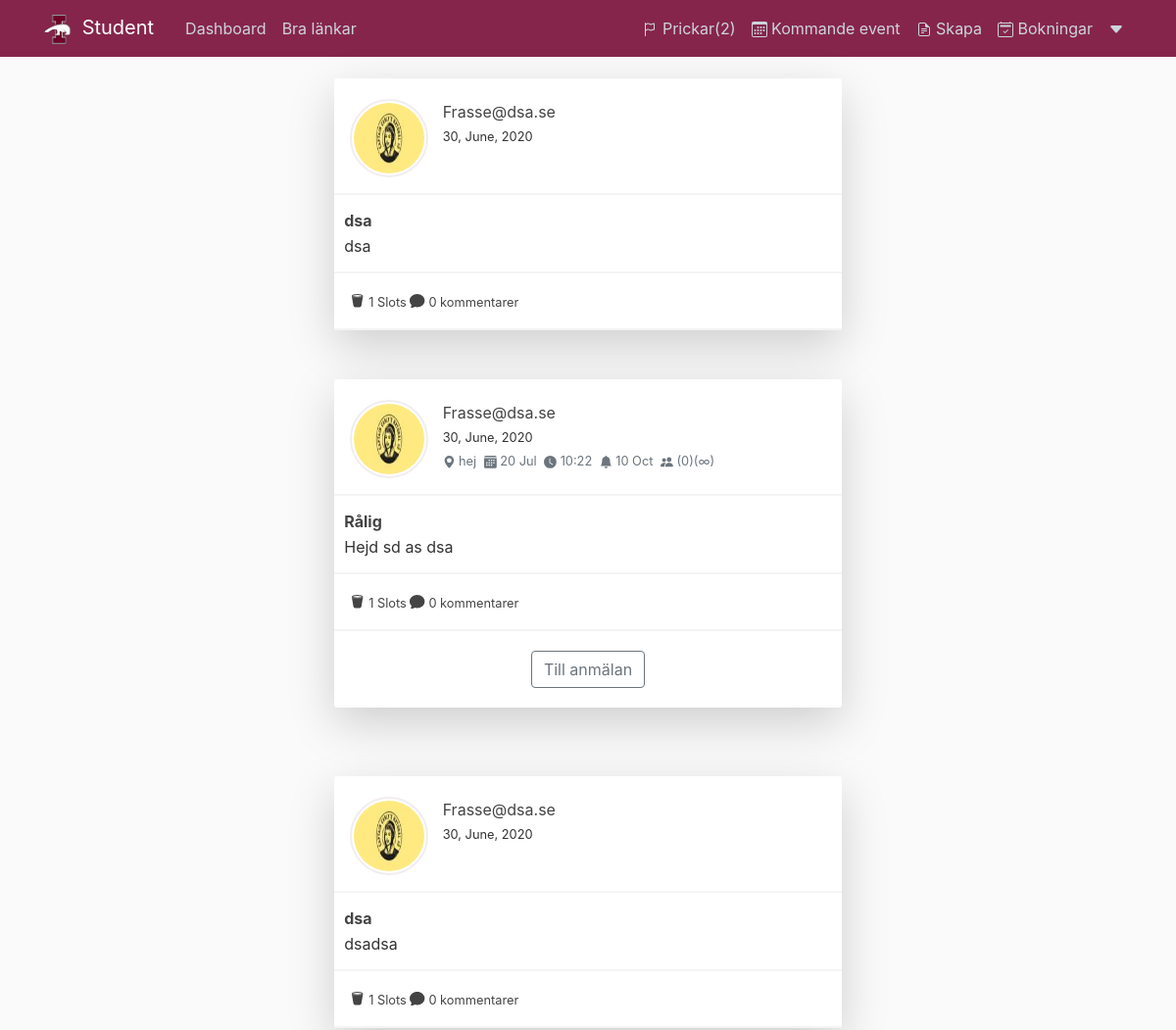
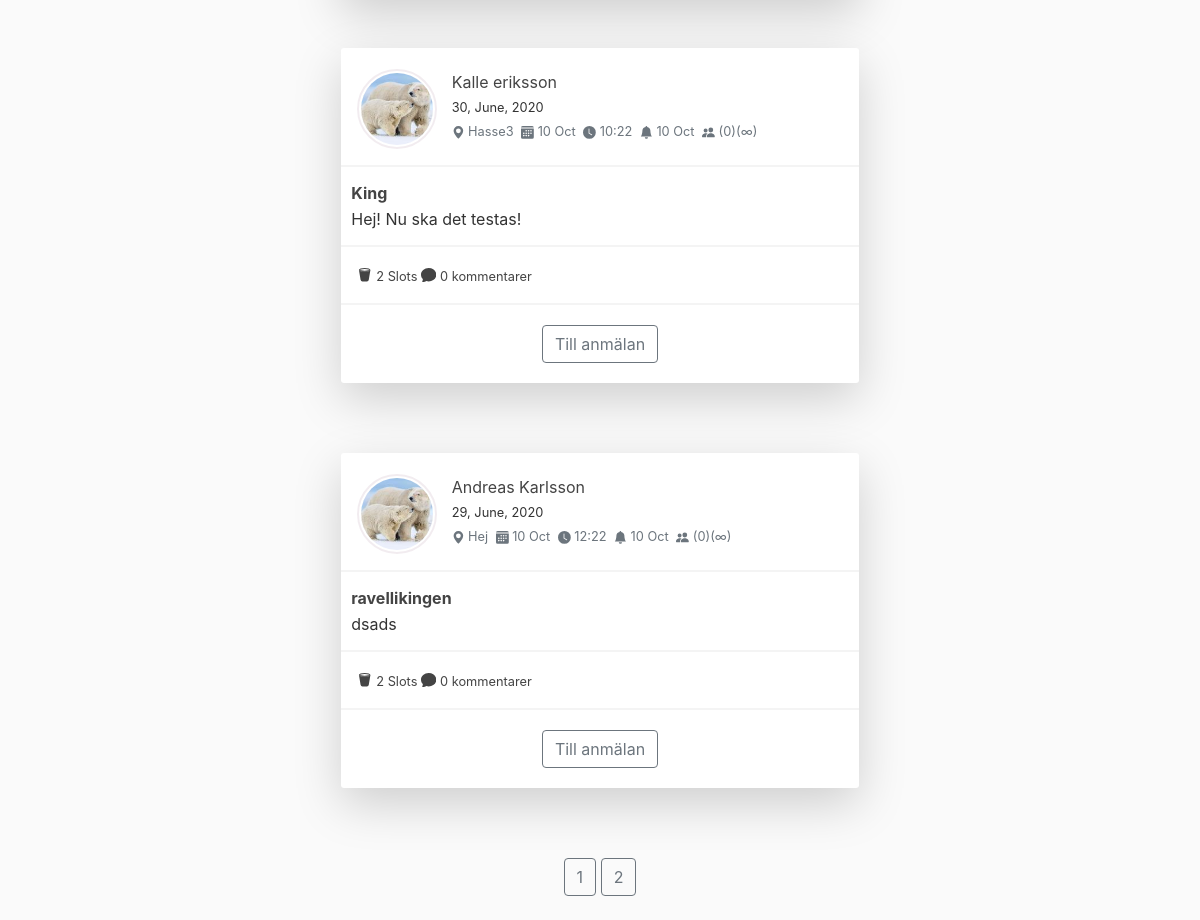
The app's page /home?page=2 (signed in) with its own data (2 pictures, top to bottom).
### application/models.py (models this page shows, shortened)
class User_info(db.Model):
    id = db.Column(db.Integer,primary_key=True)
    user_id = db.Column(db.Integer, db.ForeignKey('user.id'))
    user_type = db.Column(db.String(), unique=False, default="student")
    food_preference = db.Column(db.String(), unique=False, default=None)
    gender = db.Column(db.String(), unique=False, default=None)
    warnings = db.Column(db.Integer(), unique=False, default=0)
    semester = db.Column(db.Integer(), unique=False, nullable=False)

class Post(db.Model):
    id = db.Column(db.Integer, primary_key=True)
    title = db.Column(db.String(), nullable=True, default=None)
    date_posted = db.Column(db.DateTime, nullable=False, default=datetime.utcnow)
    content = db.Column(db.Text,nullable=False)
    image_file = db.Column(db.String(), unique=False, default=None)
    youtube = db.Column(db.String(), nullable=True, default=None)
    user_id = db.Column(db.Integer, db.ForeignKey('user.id'), nullable=False)
    event_id = db.Column(db.Integer, db.ForeignKey('event.id'), nullable=True)
    replies = db.relationship('Reply', backref='post', lazy=True)
    likes = db.relationship('Like', backref='post', lazy=True)
    get_event = db.relationship('Event', backref='post', lazy=True)

class User(UserMixin, db.Model):
    id = db.Column(db.Integer(), primary_key=True)
    username = db.Column(db.String(30), unique=False, nullable=False)
    email = db.Column(db.String(), unique=True, nullable=False)
    password = db.Column(db.String(), unique=False, nullable=False)
    image_file = db.Column(db.String(), default='default.jpg')
    user_info = db.relationship('User_info', backref='info')
    posts = db.relationship('Post', backref='author', lazy=True)
    attenindingevent = db.relationship('AttendingEvent', backref='user', lazy=True)
    replies = db.relationship('Reply', backref='user', lazy='dynamic')

class Event(db.Model):
    id = db.Column(db.Integer(), primary_key=True)
    event_name = db.Column(db.String())
    location = db.Column(db.String(), nullable=True, unique=False)
    event_date = db.Column(db.DateTime(), nullable=True, default=datetime.utcnow)
    event_time = db.Column(db.String(), nullable=True)
    last_registration = db.Column(db.DateTime, nullable=False, default=datetime.utcnow)
    max_participants = db.Column(db.Integer,unique=False, default=0)
    posts = db.relationship('Post', backref='event', lazy=True)
    attending = db.relationship('AttendingEvent', backref='event', lazy=True)

### application/posts/routes.py (the view)
@posts.route('/homepage', methods=['GET','POST'])
@posts.route('/', methods=['GET','POST'])
@posts.route('/home', methods=['GET','POST'])
@login_required
def home():
    page = request.args.get('page',1, type=int)
    posts = Post.query.order_by(Post.date_posted.desc()).paginate(page=page, per_page=8)
    user_info = User_info.query.filter_by(id=current_user.id).first()
    get_warnings = AttendingEvent.query.filter(AttendingEvent.warning=='warning').filter(AttendingEvent.user_id==current_user.id).all()
    user_warning = []
    for warning in get_warnings:
        event = Post.query.filter(Post.event_id==warning.event_id).first()
        user_warning.append(event)
    return render_template('homepage.html', posts=posts, current_user=current_user, user_info=user_info, user_warning=user_warning)

### application/models.py (called while the page is built)
@login_manager.user_loader
def load_user(user_id):
    return User.query.get(int(user_id))

### application/templates/homepage.html (shortened to what this page needs)
{% extends "layout.html" %}
{% block content %}
    {% for post in posts.items %}
    <link rel="stylesheet" type="text/css" href="{{url_for('static', filename='test.css')}}">
<section class="hero ">
    <div class="container ">
        <div class="row justify-content-center">
            <div class="col-lg-9">
                <div class="cardbox shadow-lg bg-white">
                    <div class="cardbox-heading">
                        <div class="media m-0">
                            <div class="d-flex mr-2">
                                <a href=""><img class="img-fluid rounded-circle" src="{{ url_for('static', filename='profile_pics/' + post.author.image_file) }}" alt="User"></a>
                            </div>
                            <div class="media-body">
                              <a class="article-title" href="{{url_for('posts.user_posts', id=post.author.id)}}">{{ post.author.username }}</a>
                                <small> {{ post.date_posted.strftime('%d, %B, %Y')  }}</span></small>
                                {% if post.event_id !=None %}
                                    <small class="text-muted mr-1"><svg class="bi bi-geo-alt" width="1em" height="1em" viewBox="0 0 16 16" fill="currentColor" xmlns="http://www.w3.org/2000/svg">
                                    <path fill-rule="evenodd" d="M8 16s6-5.686 6-10A6 6 0 002 6c0 4.314 6 10 6 10zm0-7a3 3 0 100-6 3 3 0 000 6z" clip-rule="evenodd"/>
                                </svg>
                                {{ post.event.location }}
                                </small>
                                <small class="text-muted mr-1">
                                {{ post.event.event_date.strftime( '%d %b') }}
                                </small>
                                <small class="text-muted mr-1">
                                    <svg class="bi bi-clock-fill" width="1em" height="1em" viewBox="0 0 16 16" fill="currentColor" xmlns="http://www.w3.org/2000/svg">
                                    <path fill-rule="evenodd" d="M16 8A8 8 0 110 8a8 8 0 0116 0zM8 3.5a.5.5 0 00-1 0V9a.5.5 0 00.252.434l3.5 2a.5.5 0 00.496-.868L8 8.71V3.5z" clip-rule="evenodd"/>
                                    </svg>
                                    {{ post.event.event_time }}
                                </small>
                                <small class="text-muted mr-1">
                                    <svg class="bi bi-bell-fill" width="1em" height="1em" viewBox="0 0 16 16" fill="currentColor" xmlns="http://www.w3.org/2000/svg">
                                    <path d="M8 16a2 2 0 002-2H6a2 2 0 002 2zm.995-14.901a1 1 0 10-1.99 0A5.002 5.002 0 003 6c0 1.098-.5 6-2 7h14c-1.5-1-2-5.902-2-7 0-2.42-1.72-4.44-4.005-4.901z"/>
                                    </svg>
                                    {{ post.event.last_registration.strftime('%d %b') }}
                                </small>
                                <small class="text-muted mr-1">
                                ({{ post.event.attendingevent|length }}){% if post.event.max_participants==0  %}(∞){% else %}({{ post.event.max_participants }}) {% endif %}
                                </small>
                                {% endif %}
                            </div>
                        </div>
                    </div>
                    <div class="cardbox-title">
                      <b> <a class="article-title" href="{{ url_for('posts.post', post_id=post.id) }}">{{ post.title }}</a></b>
                      </div>
                      <div class="cardbox-content">
                        <a>{{ post.content | truncate(350) | safe }}</a>
                    </div>
                    <div class="cardbox-item">
                    <div class="cardbox-base">
                      <small class="text-muted mr-1">
                        <a class="article-title" href="{{ url_for('posts.like_post', post_id=post.id) }}">
                             {{ post.likes|length }} Slots   {{ like }} </a>
                          <a class="article-title" href="{{ url_for('posts.post', post_id=post.id) }}">
                             {{ post.replies|length }} kommentarer {{ posts.Like }}</a>
                      </small>
                    </div>
                    {% if post.event_id !=None %}
                <div class="text-center">
                  <div class="cardbox-attending">
                  <article>
                    <a class="cardbox-attending btn btn-outline-secondary" href="{{ url_for('posts.post', post_id=post.id) }}">Till anmälan</a>
                  </div>
                    {% endif %}
            </div>
        </div>
    </div>
</section>
    {% endfor %}
    <div class="text-center">
    {% for page_num in posts.iter_pages(left_edge=1, right_edge=1, left_current=1, right_current=2) %}
      {% if page_num %}
        {% if posts.page == page_num %}
          <a class="btn btn-outline-secondary mb-4 :hoover" href="{{ url_for('posts.home', page=page_num) }}">{{ page_num }}</a>
        {% else %}
          <a class="btn btn-outline-secondary mb-4" href="{{ url_for('posts.home', page=page_num) }}">{{ page_num }}</a>
        {% endif %}
      {% else %}
        ...
      {% endif %}
    {% endfor %}
    </div>
{% endblock content %}

### application/templates/layout.html (shortened to what this page needs)
<!DOCTYPE html>
<html lang="sv">
<head>
     <link rel="stylesheet" href="https://stackpath.bootstrapcdn.com/bootstrap/4.3.1/css/bootstrap.min.css">
    <link rel="stylesheet" type="text/css" href="{{ url_for('static', filename='main.css') }}">
</head>
<body>
    <header class="site-header">
        <nav class="navbar navbar-expand-md navbar-dark bg-steel fixed-top">
          <div class="container">
            <a class="navbar-brand mr-4" href="/">
              <img class="headericon" src="{{ url_for('static', filename='isekicon.png') }}">
            </img>Student</a>
            <div class="collapse navbar-collapse" id="navbarToggle">
              <div class="navbar-nav mr-auto">
                <a class="nav-item nav-link" href="{{ url_for('user.dashboard') }}">Dashboard</a>
                <div class="dropdown">
                  <a class="nav-item nav-link" id="dropdownMenu" href="#" data-toggle="dropdown" aria-haspopup="true" aria-expanded="false">
                    Bra länkar
                  </a>
                </div>
              </div>
              <div class="navbar-nav">
                <a class="nav-item nav-link" href="/" data-toggle="modal" data-target="#WarningModalCenter"> Prickar({{ user_info.warnings }})</a>
                <a class="nav-item nav-link" href="/upcomingevents"> Kommande event </a>
                <div class="dropdown">
                    <a class="nav-item nav-link" id="dropdownMenu" href="#" data-toggle="dropdown" aria-haspopup="true" aria-expanded="false">
                      Skapa
                    </a>
                  </div>
                <a class="nav-item nav-link" href="/booking"> Bokningar</a>
                <div class="dropdown">
                    <a class="nav-item nav-link" id="dropdownMenu" data-toggle="dropdown" aria-haspopup="true" aria-expanded="false">
                        <svg class="bi bi-caret-down-fill" width="1em" height="1em" viewBox="0 0 16 16" fill="currentColor" xmlns="http://www.w3.org/2000/svg">
                            <path d="M7.247 11.14L2.451 5.658C1.885 5.013 2.345 4 3.204 4h9.592a1 1 0 01.753 1.659l-4.796 5.48a1 1 0 01-1.506 0z"/>
                          </svg>
                    </a>
                  </div>
              </div>
            </div>
          </div>
        </nav>
      </header>
      <main role="main" class="container">
        <div class="row d-flex justify-content-center">
          <div class="col-md-8">
              {% block content %}{% endblock %}
          </div>
        </div>
      </main>
</body>
</html>

### application/static/main.css (style rules this page uses)
body { background: #fafafa; color: #333333; margin-top: 5rem; }
.headericon { width: 30px; margin-right: 3px }
.col-lg-9 { width: 100,5%; }
.bg-steel { background-color: #72012eda; }
.site-header .navbar-nav .nav-link { color: #cbd5db; }
.article-title { color: #444444; margin-top: -70px; !important }

### application/static/test.css (style rules this page uses)
.hero { padding: 6.25rem 0px !important; margin: px !important; }
.cardbox { border-radius: 3px; margin-bottom: -50px; margin-top: -100px; padding: 0px !important; }
.cardbox .cardbox-heading { padding: 16px; margin: 0; border-bottom: 2px solid #f4f4f4; }
.cardbox-content { padding: 10px; margin-top: -90px; margin-bottom: -20px; white-space: pre-line; overflow-wrap: break-word; }
.cardbox-title { padding: 10px; margin-top: -20px; white-space: pre-line; overflow-wrap: break-word; }
.cardbox-base { padding: 16px; color: #727272; border-top: 2px solid #f4f4f4; border-bottom: 2px solid #f4f4f4; }
.media { display: -ms-flexbox; display: flex; -ms-flex-align: start; align-items: flex-start; }
.d-flex { display: -ms-flexbox !important; display: flex !important; }
.media img { width: 80px !important; height: 80px !important; margin-top: 5px; padding: 2px; border: 2px solid #58073d13; }
.media-body { -ms-flex: 1; flex: 1; padding: .4rem !important; }
.cardbox .cardbox-item { position: relative; display: block; }
.cardbox-attending { margin-top: 10px; margin-bottom: 20px; }

### records on screen
User_info: warnings "2"
Post: image_file (picture), author.username "Frasse@dsa.se", date_posted "30, June, 2020", title "dsa", content "dsa", likes|length "1", replies|length "0"
Post: image_file (picture), author.username "Frasse@dsa.se", date_posted "30, June, 2020", event.location "hej", event.event_date "20 Jul", event.event_time "10:22", event.last_registration "10 Oct", event.attendingevent|length "0", title "Rålig", content "Hejd sd as dsa", likes|length "1", replies|length "0"
Post: image_file (picture), author.username "Frasse@dsa.se", date_posted "30, June, 2020", title "dsa", content "dsadsa", likes|length "1", replies|length "0"
Post: image_file (placeholder picture), author.username "Kalle eriksson", date_posted "30, June, 2020", event.location "Hasse3", event.event_date "10 Oct", event.event_time "10:22", event.last_registration "10 Oct", event.attendingevent|length "0", title "King", content "Hej! Nu ska det testas!", likes|length "2", replies|length "0"
Post: image_file (placeholder picture), author.username "Andreas Karlsson", date_posted "29, June, 2020", event.location "Hej", event.event_date "10 Oct", event.event_time "12:22", event.last_registration "10 Oct", event.attendingevent|length "0", title "ravellikingen", content "dsads", likes|length "2", replies|length "0"

### other values on screen
{{ page_num }} "1"
{{ page_num }} "2"
